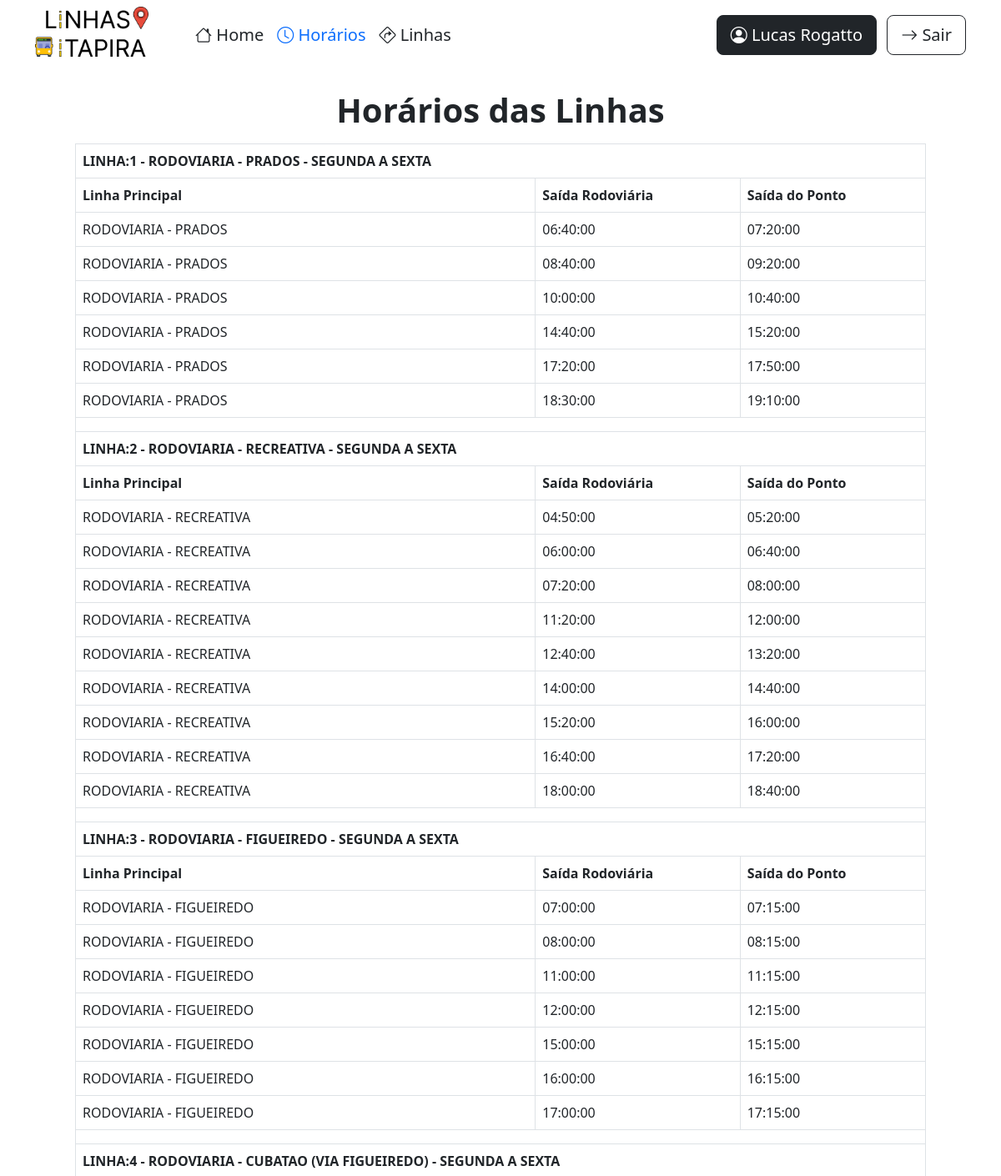
The app's page /horarios.php (signed in, upper part) with its own data.
### tables this page shows
CREATE TABLE `horarios`  (
  `id` int(11) NOT NULL AUTO_INCREMENT,
  `inicio` time(0) NULL DEFAULT NULL,
  `fim` time(0) NULL DEFAULT NULL,
  `funcionamento` int(11) NULL DEFAULT NULL,
  `linha_id` int(11) NULL DEFAULT NULL,
  PRIMARY KEY (`id`) USING BTREE
);

CREATE TABLE `linha`  (
  `id` int(11) NOT NULL AUTO_INCREMENT,
  `nome` varchar(255) NULL DEFAULT NULL,
  PRIMARY KEY (`id`) USING BTREE
);

### model/Horario.php (called while the page is built, shortened)
<?php
class Horario
{
public function listar()
{
    $sql = "SELECT h.inicio, h.fim, h.funcionamento, h.linha_id, l.id, l.nome FROM horarios h JOIN linha l ON h.linha_id = l.id";
    include_once "./conexao.php";
    $resultado = $conexao->query($sql);
    $lista = $resultado->fetchAll();
    return $lista;
}
}

### horarios.php (the view, shortened to what this page needs)
<?php
require_once "model/Horario.php";
$horario = new Horario();
$lista = $horario->listar();
?>
<!DOCTYPE html>
<html>
<head>
</head>
<body>
    <?php
    if(!isset($_SESSION['usuario_logado'])) {
        include("fragment/navbar.php");
    }
    else{
        include("fragment/navbar2.php");
    }
    ?>
    <div class="container mt-4 px-md-5">
        <h1 class="text-center mb-3 fw-semibold">Horários das Linhas</h1>
        <div class="container-fluid h-100 d-flex align-items-center justify-content-center">
            <table class="table table-bordered table-bordered">
                <?php $linhaAnterior = null; ?>
                <?php foreach ($lista as $index => $linha) : ?>
                    <?php
                    $dia = "";
                    if ($linha['funcionamento'] == 0) {
                        $dia = "SEGUNDA A SEXTA";
                    } else if ($linha['funcionamento'] == 1) {
                        $dia = "SABADO";
                    } else if ($linha['funcionamento'] == 2) {
                        $dia = "DOMINGO";
                    }
                    ?>
                    <?php if ($linha['nome'] !== $linhaAnterior) : ?>
                        <?php if ($index > 0) : ?>
                            <tr class="spacer">
                                <td colspan="5"></td>
                            </tr>
                        <?php endif ?>
                        <thead>
                            <tr>
                                <th colspan="5">
                                    <?php echo "LINHA:" . $linha['id'] . " - " . $linha['nome'] . " - " . $dia ?>
                                </th>
                            </tr>
                        </thead>
                        <thead>
                            <tr>
                                <th>Linha Principal</th>
                                <th>Saída Rodoviária</th>
                                <th>Saída do Ponto</th>
                            </tr>
                        </thead>
                        <?php $linhaAnterior = $linha['nome']; ?>
                    <?php endif ?>
                    <tbody>
                        <tr class="<?php echo $index % 2 == 0 ? 'bg-secondary-subtle' : '' ?>">
                            <td><?php echo $linha['nome'] ?></td>
                            <td><?php echo $linha['inicio'] ?></td>
                            <td><?php echo $linha['fim'] ?></td>
                        </tr>
                    </tbody>
                <?php endforeach ?>
            </table>
        </div>
    </div>
</body>
</html>

### style/style.css (style rules this page uses)
html, body { height: 100%; margin: 0; padding: 0; }

### records on screen
horarios: linha "1", linha.nome "RODOVIARIA - PRADOS", funcionamento "SEGUNDA A SEXTA", inicio "06:40:00", fim "07:20:00"
horarios: linha.nome "RODOVIARIA - PRADOS", inicio "08:40:00", fim "09:20:00"
horarios: linha.nome "RODOVIARIA - PRADOS", inicio "10:00:00", fim "10:40:00"
horarios: linha.nome "RODOVIARIA - PRADOS", inicio "14:40:00", fim "15:20:00"
horarios: linha.nome "RODOVIARIA - PRADOS", inicio "17:20:00", fim "17:50:00"
horarios: linha.nome "RODOVIARIA - PRADOS", inicio "18:30:00", fim "19:10:00"
horarios: linha "2", linha.nome "RODOVIARIA - RECREATIVA", funcionamento "SEGUNDA A SEXTA", inicio "04:50:00", fim "05:20:00"
horarios: linha.nome "RODOVIARIA - RECREATIVA", inicio "06:00:00", fim "06:40:00"
horarios: linha.nome "RODOVIARIA - RECREATIVA", inicio "07:20:00", fim "08:00:00"
horarios: linha.nome "RODOVIARIA - RECREATIVA", inicio "11:20:00", fim "12:00:00"
horarios: linha.nome "RODOVIARIA - RECREATIVA", inicio "12:40:00", fim "13:20:00"
horarios: linha.nome "RODOVIARIA - RECREATIVA", inicio "14:00:00", fim "14:40:00"
horarios: linha.nome "RODOVIARIA - RECREATIVA", inicio "15:20:00", fim "16:00:00"
horarios: linha.nome "RODOVIARIA - RECREATIVA", inicio "16:40:00", fim "17:20:00"
horarios: linha.nome "RODOVIARIA - RECREATIVA", inicio "18:00:00", fim "18:40:00"
horarios: linha "3", linha.nome "RODOVIARIA - FIGUEIREDO", funcionamento "SEGUNDA A SEXTA", inicio "07:00:00", fim "07:15:00"
horarios: linha.nome "RODOVIARIA - FIGUEIREDO", inicio "08:00:00", fim "08:15:00"
horarios: linha.nome "RODOVIARIA - FIGUEIREDO", inicio "11:00:00", fim "11:15:00"
horarios: linha.nome "RODOVIARIA - FIGUEIREDO", inicio "12:00:00", fim "12:15:00"
horarios: linha.nome "RODOVIARIA - FIGUEIREDO", inicio "15:00:00", fim "15:15:00"
horarios: linha.nome "RODOVIARIA - FIGUEIREDO", inicio "16:00:00", fim "16:15:00"
horarios: linha.nome "RODOVIARIA - FIGUEIREDO", inicio "17:00:00", fim "17:15:00"
horarios: linha "4", linha.nome "RODOVIARIA - CUBATAO (VIA FIGUEIREDO)", funcionamento "SEGUNDA A SEXTA"

### other values on screen
$_SESSION['usuario_logado'] "Lucas Rogatto"
